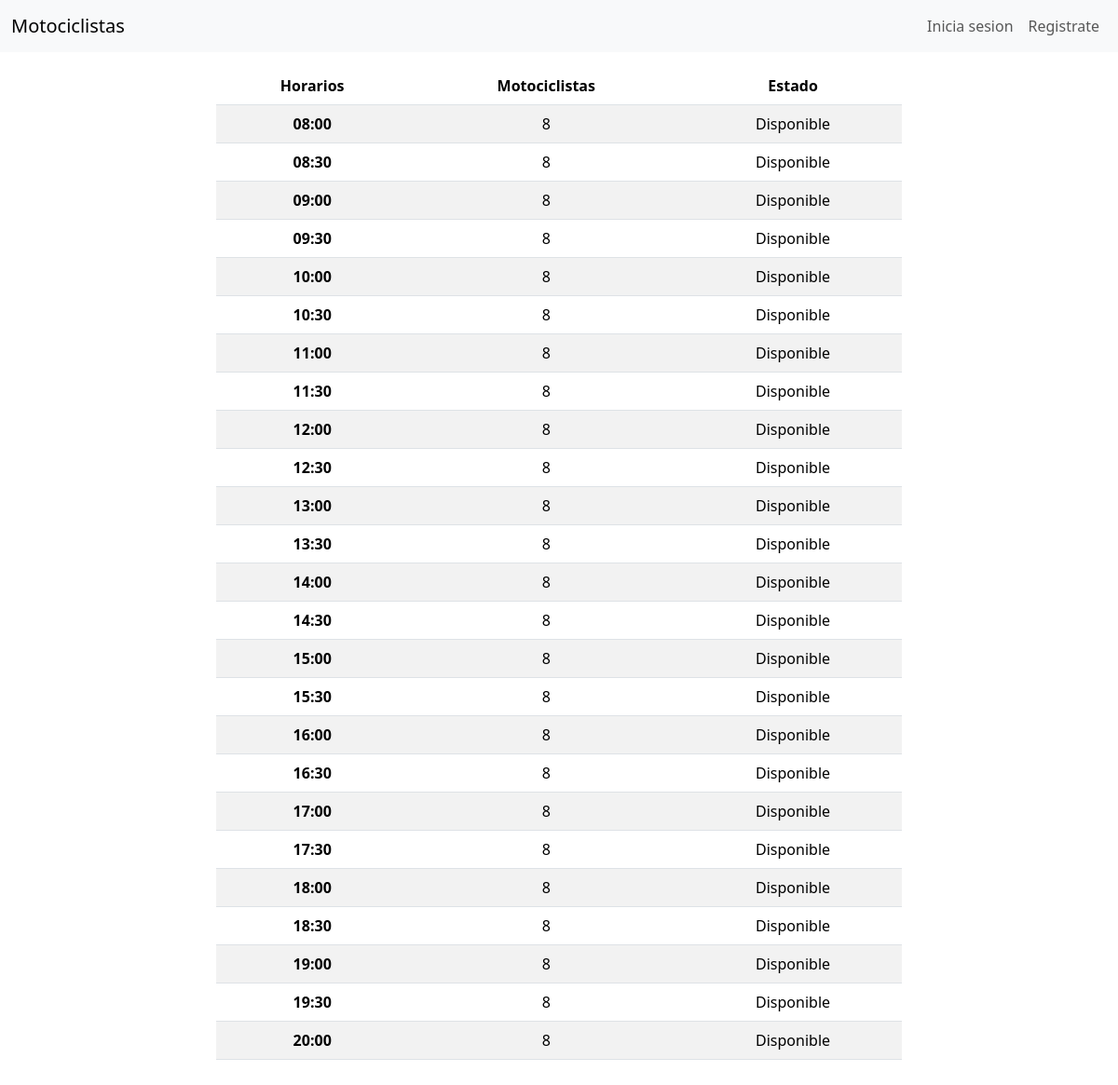
Screenshot of /motociclistas/ with the database file from the repository.
### motociclistas/models.py (models this page shows, shortened)
class Motociclistas(models.Model):
    horario = models.TimeField()
    motociclistas = models.PositiveIntegerField(default=8)
    estado = models.BooleanField(default=True)

### motociclistas/views.py (the view)
# urls.py: path('', views.index, name='index'),
def index(req):
    horarios = Motociclistas.objects.all()
    context = {
        'horarios' : horarios
    }
    return render(req, 'index.html', context)

### motociclistas/templates/index.html
{% extends "base.html" %}
{% block menu %}
  {% include "layout/menu_inicial.html" %}
{% endblock menu %}
{% block contenido %}
  <div class="container my-3 " >
    <div class="row justify-content-center">
        <div class="col-sm-12 col-md-8 col-lg-8 col-xl-8">
            <table class="table table-striped">
                <thead>
                  <tr>
                    <th scope="col" class="text-center">Horarios</th>
                    <th scope="col" class="text-center">Motociclistas</th>
                    <th scope="col" class="text-center">Estado</th>
                  </tr>
                </thead>
                <tbody>
                    {% for horario in horarios %}
                        <tr>
                            <th class="text-center">{{horario.horario}} </th>
                            <td id="motociclistas-{{horario.id}}" class="text-center">{{horario.motociclistas}} </td>
                            <td class="text-center">
                                {% if horario.estado and horario.motociclistas > 0 %}
                                  Disponible
                                {% else %}
                                  No disponible
                                {% endif %}
                            </td>
                        </tr>
                    {% endfor %}
                </tbody>
            </table>
        </div>
    </div>
  </div>
{% endblock contenido %}

### motociclistas/templates/base.html (shortened to what this page needs)
{% load static %}
<!DOCTYPE html>
<html lang="es">
<head>
    <link href="https://cdn.jsdelivr.net/npm/bootstrap@5.3.2/dist/css/bootstrap.min.css" rel="stylesheet">
    <link rel="stylesheet" href="{% static 'css/style_generales.css' %}">
</head>
<body>
    {% block menu %}{% endblock menu %}
    {% block contenido %}{% endblock contenido %}
</body>
</html>

### motociclistas/templates/layout/menu_inicial.html (shortened to what this page needs)
<nav class="navbar navbar-expand-lg bg-body-tertiary">
    <div class="container-fluid">
      <a class="navbar-brand" href="{% url "motociclistas:index" %}">Motociclistas</a>
      <div class="collapse navbar-collapse justify-content-end" id="navbarNav">
        <ul class="navbar-nav">
          <li class="nav-item">
            <a class="nav-link" href="{% url "motociclistas:iniciar_sesion" %}">Inicia sesion</a>
          </li>
          <li class="nav-item">
            <a class="nav-link" href="{% url "motociclistas:registro_usuario" %}">Registrate</a>
          </li>
        </ul>
      </div>
    </div>
  </nav>

### rows the page displays
Motociclistas: horario "08:00", motociclistas "8", estado "Disponible"
Motociclistas: horario "08:30", motociclistas "8", estado "Disponible"
Motociclistas: horario "09:00", motociclistas "8", estado "Disponible"
Motociclistas: horario "09:30", motociclistas "8", estado "Disponible"
Motociclistas: horario "10:00", motociclistas "8", estado "Disponible"
Motociclistas: horario "10:30", motociclistas "8", estado "Disponible"
Motociclistas: horario "11:00", motociclistas "8", estado "Disponible"
Motociclistas: horario "11:30", motociclistas "8", estado "Disponible"
Motociclistas: horario "12:00", motociclistas "8", estado "Disponible"
Motociclistas: horario "12:30", motociclistas "8", estado "Disponible"
Motociclistas: horario "13:00", motociclistas "8", estado "Disponible"
Motociclistas: horario "13:30", motociclistas "8", estado "Disponible"
Motociclistas: horario "14:00", motociclistas "8", estado "Disponible"
Motociclistas: horario "14:30", motociclistas "8", estado "Disponible"
Motociclistas: horario "15:00", motociclistas "8", estado "Disponible"
Motociclistas: horario "15:30", motociclistas "8", estado "Disponible"
Motociclistas: horario "16:00", motociclistas "8", estado "Disponible"
Motociclistas: horario "16:30", motociclistas "8", estado "Disponible"
Motociclistas: horario "17:00", motociclistas "8", estado "Disponible"
Motociclistas: horario "17:30", motociclistas "8", estado "Disponible"
Motociclistas: horario "18:00", motociclistas "8", estado "Disponible"
Motociclistas: horario "18:30", motociclistas "8", estado "Disponible"
Motociclistas: horario "19:00", motociclistas "8", estado "Disponible"
Motociclistas: horario "19:30", motociclistas "8", estado "Disponible"
Motociclistas: horario "20:00", motociclistas "8", estado "Disponible"
